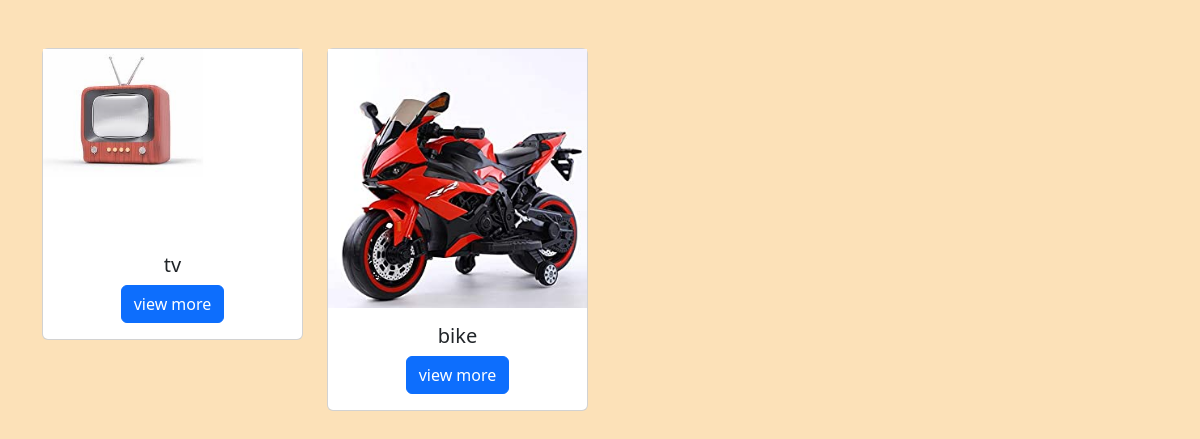
The page /product.php on the database its author committed.
### tables this page shows
CREATE TABLE `tbl_category` (
  `id` int(11) NOT NULL,
  `category_image` varchar(255) NOT NULL,
  `category_name` varchar(255) NOT NULL
);

### include/DbConfig.php (called while the page is built, shortened)
<?php
class DbConfig
{
    private $_host = 'localhost';
    private $_username = 'root';
    private $_password = '';
    private $_database = 'projects';
    protected $connection;
    public function __construct()
    {
        if (!isset($this->connection)) {
            $this->connection = new mysqli($this->_host, $this->_username, $this->_password, $this->_database);
        }
        return $this->connection;
    }
}
?>

### include/Crud.php (called while the page is built, shortened)
<?php
include_once 'DbConfig.php';
class Crud extends DbConfig
{
    public function getData($query)
    {
        $result = $this->connection->query($query);
        $rows = array();
        while ($row = $result->fetch_assoc()) {
            $rows[] = $row;
        }
        return $rows;
    }
}
?>

### product.php (the view, shortened to what this page needs)
<?php require "header.php";
include_once 'include/DbConfig.php';
?>
<div class="container mt-5">
    <div class="row">
                        <?php
				    	$where = '   ';
						?>
                                <?php
								$rowsperpage = PAGINATION;
								if (isset($_GET['currentpage']) && is_numeric($_GET['currentpage'])) {
									$currentpage = (int) $_GET['currentpage'];
								} else {
									$currentpage = 1;
								}
								$offset = ($currentpage - 1) * $rowsperpage;
								$sql = "SELECT * FROM " . TABLE_PREFIX . "category where 1=1 $where order by id desc LIMIT " . $offset . ", " . $rowsperpage . "";
								$result = $crud->getData($sql);
								foreach ($result as $obj) {
								?>
                                      <div class ="col-lg-3">
										<form action="" method = "post">
										<div class ="card">
										<img src=<?php echo $obj['category_image']?> class="">
										<div class = "card-body text-center">
											<h5 class ="card-title"><?php echo $obj['category_name'];  ?></h5>
											<input type="submit" class="btn btn-primary" name="cartbtn" value="view more">
										</div>
										</div>
										</form>
									</div>
                                <?php }
								?>
                        </div>
</div>
    <?php
	require("admin-footer.php");
	?>

### assets/css/style.css (style rules this page uses)
body { margin: 0px; padding: 0px; font-family: 'Source Sans Pro', sans-serif; }
.form-body { background: #fce1b8; }

### rows shown on the page
tbl_category: category_image (picture), category_name "tv"
tbl_category: category_image (picture), category_name "bike"
